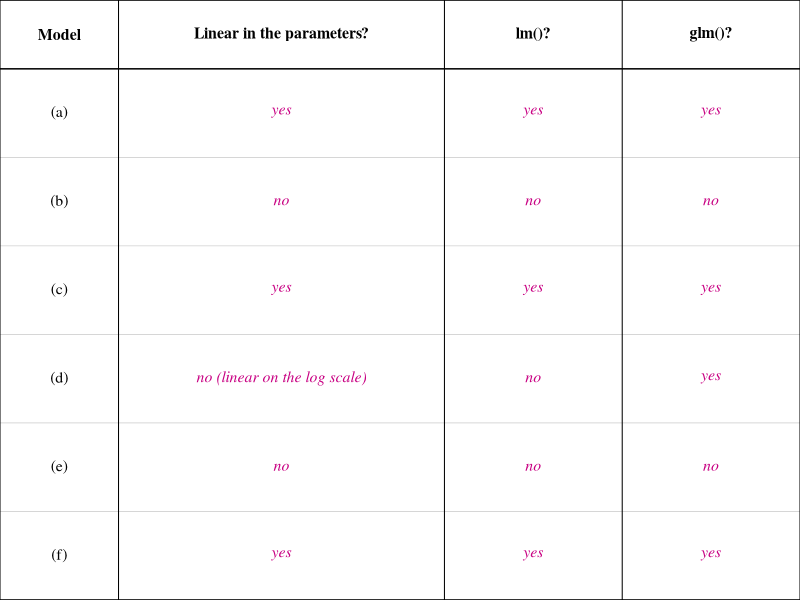

Source code (R):
## ---- chunk 1
knitr::opts_chunk$set(echo = FALSE, fig.width = 6.5, fig.height = 0.3)

ans_col <- rgb(200, 0, 130, maxColorValue = 255)

# fill-in table drawn with base graphics; columns after the first hold answers
# (magenta italic)
blank_table <- function(headers, body, col_widths = NULL,
                        header_height = 0.35, row_height = 0.5, cex = 0.95) {
  nc <- length(headers); nr <- length(body)
  if (is.null(col_widths)) col_widths <- rep(1, nc)
  col_widths <- col_widths / sum(col_widths)
  cx <- c(0, cumsum(col_widths))
  h_total <- header_height + nr * row_height
  par(mar = c(0, 0, 0, 0), family = "serif")
  plot(NA, xlim = c(0, 1), ylim = c(0, h_total), axes = FALSE, xlab = "", ylab = "",
       xaxs = "i", yaxs = "i")
  y <- h_total
  segments(0, y, 1, y, lwd = 1.5)
  y <- y - header_height
  segments(0, y, 1, y, lwd = 1.5)
  for (i in seq_len(nr)) {
    y <- y - row_height
    segments(0, y, 1, y, lwd = if (i == nr) 1.5 else 0.5,
             col = if (i == nr) "black" else "grey70")
  }
  for (v in cx) segments(v, 0, v, h_total, lwd = 1)
  for (j in seq_len(nc)) {
    text((cx[j] + cx[j + 1]) / 2, h_total - header_height / 2, headers[[j]], font = 2, cex = cex)
  }
  y <- h_total - header_height
  for (i in seq_len(nr)) {
    for (j in seq_len(nc)) {
      text((cx[j] + cx[j + 1]) / 2, y - row_height / 2, body[[i]][[j]], cex = cex,
           col = if (j > 1) ans_col else "black", font = if (j > 1) 3 else 1)
    }
    y <- y - row_height
  }
}
## ---- chunk 2
blank_table(c("Model", "Linear in the parameters?", "lm()?", "glm()?"),
            list(c("(a)", "yes", "yes", "yes"), c("(b)", "no", "no", "no"),
                 c("(c)", "yes", "yes", "yes"),
                 c("(d)", "no (linear on the log scale)", "no", "yes"),
                 c("(e)", "no", "no", "no"), c("(f)", "yes", "yes", "yes")),
            col_widths = c(0.8, 2.2, 1.2, 1.2), row_height = 0.45)
